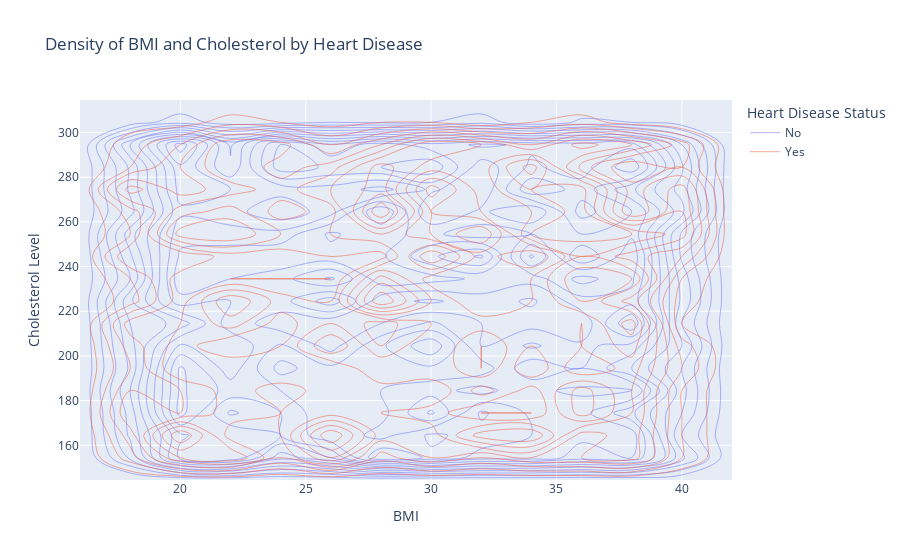

The cell this chart's notebook holds for it:
### Markdown cell above
### BMI & Cholestrol & Target

### Code cell
px.density_contour(
    df,
    x="BMI",
    y="Cholesterol Level",
    color="Heart Disease Status",
    title="Density of BMI and Cholesterol by Heart Disease"
).show()

### Figure 1 — Plotly figure (JSON) as saved in the notebook; plotly's stock layout.template omitted (floating-point values rounded to 4 significant figures; data arrays with more than 128 entries replaced by an {"elided": "..."} marker saying what was removed)
{"data": [{"contours": {"coloring": "none"}, "hovertemplate": "Heart Disease Status=No<br>BMI=%{x}<br>Cholesterol Level=%{y}<br>count=%{z}<extra></extra>", "legendgroup": "No", "line": {"color": "#636efa"}, "name": "No", "showlegend": true, "type": "histogram2dcontour", "x": {"elided": "8000 float values"}, "xaxis": "x", "xbingroup": "x", "y": {"elided": "8000 int values"}, "yaxis": "y", "ybingroup": "y"}, {"contours": {"coloring": "none"}, "hovertemplate": "Heart Disease Status=Yes<br>BMI=%{x}<br>Cholesterol Level=%{y}<br>count=%{z}<extra></extra>", "legendgroup": "Yes", "line": {"color": "#EF553B"}, "name": "Yes", "showlegend": true, "type": "histogram2dcontour", "x": {"elided": "2000 float values"}, "xaxis": "x", "xbingroup": "x", "y": {"elided": "2000 int values"}, "yaxis": "y", "ybingroup": "y"}], "layout": {"legend": {"title": {"text": "Heart Disease Status"}, "tracegroupgap": 0}, "title": {"text": "Density of BMI and Cholesterol by Heart Disease"}, "xaxis": {"anchor": "y", "domain": [0, 1], "title": {"text": "BMI"}}, "yaxis": {"anchor": "x", "domain": [0, 1], "title": {"text": "Cholesterol Level"}}}}
